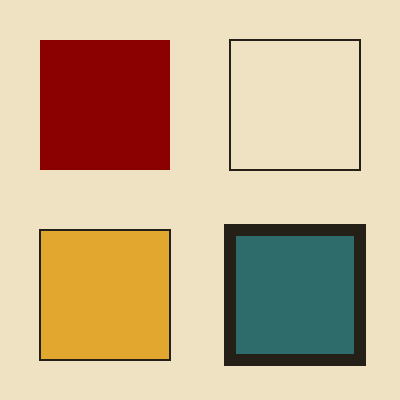
Frame 1 (no input)
Frame 60 (no input): identical to frame 1, image omitted
Frame 120 (the mouse pressed at the canvas centre since frame 60): identical to frame 1, image omitted

The p5.js sketch that drew this single still picture (run headless with seeded random() and noise() and a simulated clock; from frame 60 on, the mouse is pressed at the canvas centre):

// p5.js sketch
// ── sketch.js
// fill · noFill · stroke · noStroke · strokeWeight
function setup() {
  createCanvas(400, 400);
}

function draw() {
  background('#efe2c2');

  // 1. sadece dolgu
  noStroke();
  fill('#8b0000');
  rect(40, 40, 130, 130);

  // 2. sadece çizgi
  noFill();
  stroke('#242018');
  strokeWeight(2);
  rect(230, 40, 130, 130);

  // 3. dolgu + çizgi
  fill('#e2a72e');
  stroke('#242018');
  strokeWeight(2);
  rect(40, 230, 130, 130);

  // 4. kalın çizgi
  fill('#2e6b6b');
  stroke('#242018');
  strokeWeight(12);
  rect(230, 230, 130, 130);
}
